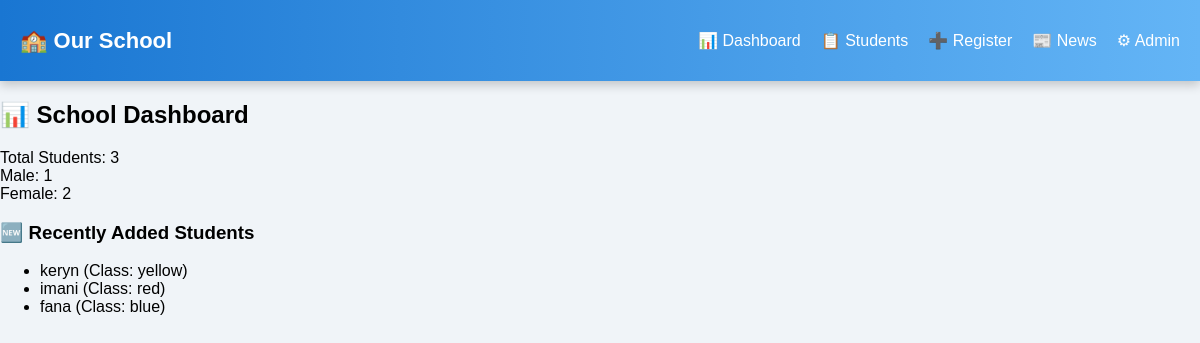
/dashboard/, run on the app's committed database.
### school/models.py (models this page shows, shortened)
class Student(models.Model):
    name = models.CharField(max_length=100)
    email = models.EmailField(unique=True)
    age = models.IntegerField()
    course = models.CharField(max_length=100)
    class_name = models.CharField(max_length=50,null=True)
    gender = models.CharField(max_length=10, choices=[('Male', 'Male'), ('Female', 'Female')],null=True)
    image = models.ImageField(upload_to='student_images/', blank=True, null=True)
    enrollment_date = models.DateTimeField(auto_now_add=True,null=True)

### school/views.py (the view)
# urls.py: path('dashboard/', views.dashboard, name='dashboard'),
def dashboard(request):
    total_students = Student.objects.count()
    male_students = Student.objects.filter(gender="Male").count()
    female_students = Student.objects.filter(gender="Female").count()
    recent_students = Student.objects.order_by('-id')[:5]  # Show last 5 added students
    context = {
        'total_students': total_students,
        'male_students': male_students,
        'female_students': female_students,
        'recent_students': recent_students,
    }
    return render(request, 'dashboard.html', context)

### school/templates/dashboard.html
{% extends 'base.html' %}
{% block content %}
<h2>📊 School Dashboard</h2>
<div class="stats">
    <div class="stat-box">Total Students: {{ total_students }}</div>
    <div class="stat-box">Male: {{ male_students }}</div>
    <div class="stat-box">Female: {{ female_students }}</div>
</div>
<h3>🆕 Recently Added Students</h3>
<ul>
    {% for student in recent_students %}
        <li>{{ student.name }} (Class: {{ student.class_name }})</li>
    {% endfor %}
</ul>
{% endblock %}

### school/static/css/style.css (style rules this page uses)
body { font-family: 'Poppins', sans-serif; background-color: #f0f4f8; margin: 0; padding: 0; }

### data on the page
Student: name "keryn", class_name "yellow"
Student: name "imani", class_name "red"
Student: name "fana", class_name "blue"

### other printed values
{{ total_students }} "3"
{{ male_students }} "1"
{{ female_students }} "2"
